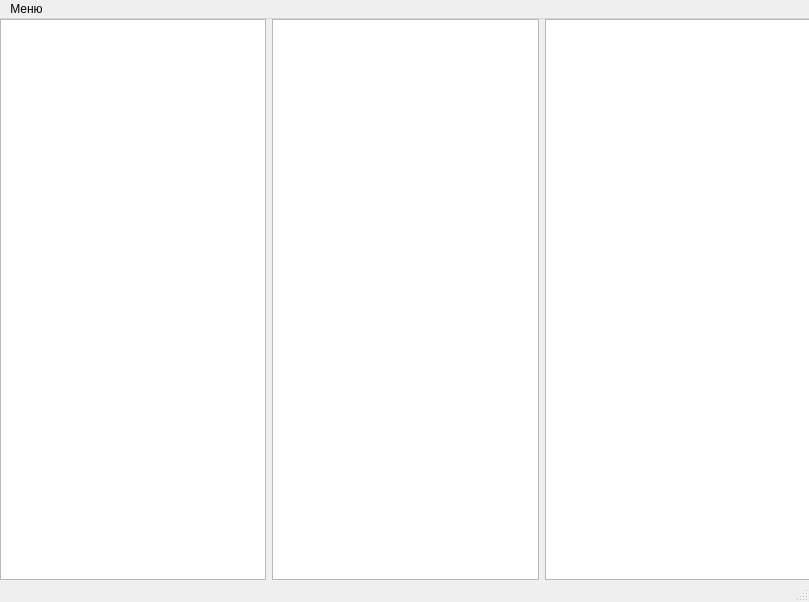
<?xml version="1.0" encoding="UTF-8"?>
<ui version="4.0">
 <class>MainWindow</class>
 <widget class="QMainWindow" name="MainWindow">
  <property name="geometry">
   <rect>
    <x>0</x>
    <y>0</y>
    <width>809</width>
    <height>602</height>
   </rect>
  </property>
  <property name="windowTitle">
   <string>MainWindow</string>
  </property>
  <widget class="QWidget" name="centralwidget">
   <widget class="QWidget" name="horizontalLayoutWidget">
    <property name="geometry">
     <rect>
      <x>0</x>
      <y>0</y>
      <width>811</width>
      <height>561</height>
     </rect>
    </property>
    <layout class="QHBoxLayout" name="horizontalLayout">
     <item>
      <widget class="QListWidget" name="listWidget_2"/>
     </item>
     <item>
      <widget class="QListWidget" name="listWidget_3"/>
     </item>
     <item>
      <widget class="QListWidget" name="listWidget"/>
     </item>
    </layout>
   </widget>
  </widget>
  <widget class="QMenuBar" name="menubar">
   <property name="geometry">
    <rect>
     <x>0</x>
     <y>0</y>
     <width>809</width>
     <height>21</height>
    </rect>
   </property>
   <widget class="QMenu" name="menu">
    <property name="title">
     <string>Меню</string>
    </property>
    <addaction name="separator"/>
   </widget>
   <addaction name="menu"/>
  </widget>
  <widget class="QStatusBar" name="statusbar"/>
 </widget>
 <resources/>
 <connections/>
</ui>
